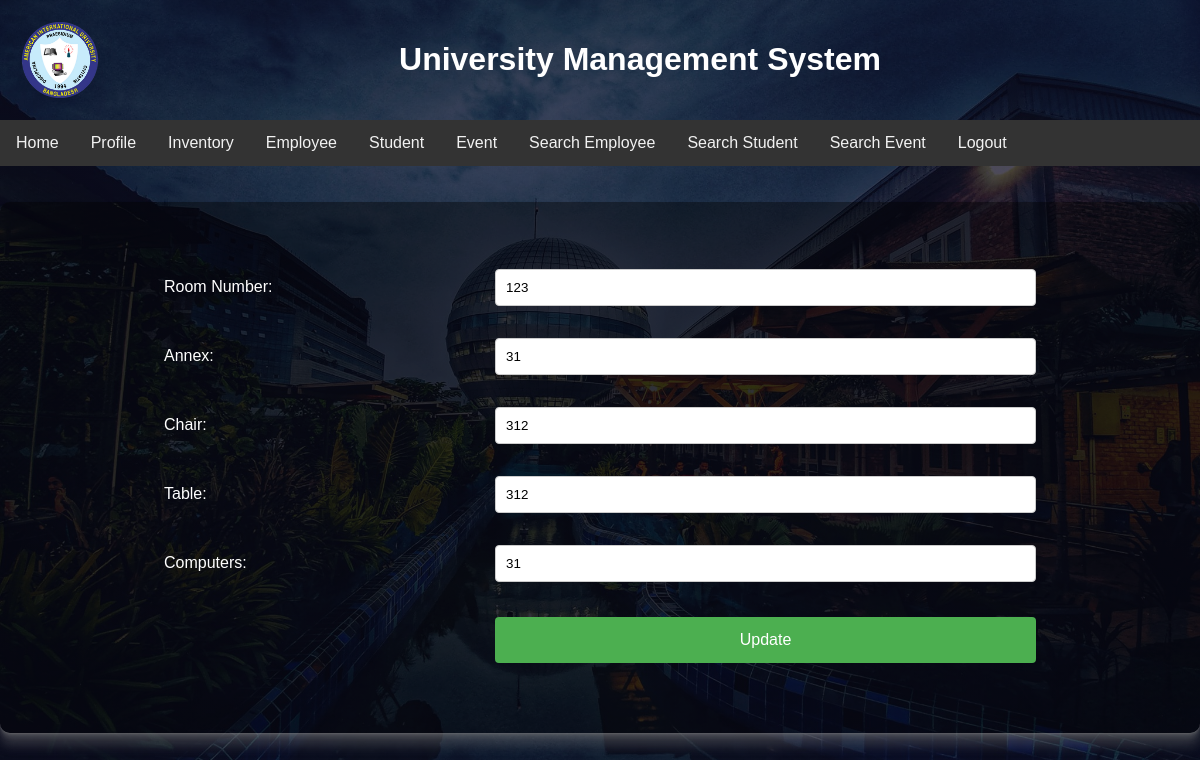
The app's page /Project/views/update.php?id=6 (signed in) with its own data.
### tables this page shows
CREATE TABLE `inventory` (
  `id` int(11) NOT NULL,
  `room_no` int(11) NOT NULL,
  `annex` int(11) NOT NULL,
  `chair` int(11) NOT NULL,
  `tables` int(11) NOT NULL,
  `computer` int(11) NOT NULL
);

### Project/views/update.php (the view, shortened to what this page needs)
<?php include "Navbar2.php"?>
<?php
include_once("../model/connection.php");
?>
<?php
$id = $_GET['id'];
$result = mysqli_query($mysqli, "SELECT * FROM inventory WHERE id=$id");
while($res = mysqli_fetch_array($result))
{
    $room_no= $res['room_no'];
    $annex= $res['annex'];
    $chair= $res['chair'];
    $tables= $res['tables'];
    $computer= $res['computer'];
}
?>
<html>
<head>
    <link rel="stylesheet" type="text/css" href="./update.css">
</head>
<body>
    <br/><br/>
    <form class="login-form" name="form1" method="post" action="">
        <table align="center" border="0">
            <tr>
                <td>Room Number:</td>
                <td><input type="text" name="room_no" value="<?php echo $room_no;?>"></td>
            </tr>
            <tr>
                <td>Annex:</td>
                <td><input type="text" name="annex" value="<?php echo $annex;?>"></td>
            </tr>
            <tr>
                <td>Chair:</td>
                <td><input type="text" name="chair" value="<?php echo $chair;?>"></td>
            </tr>
             <tr>
                <td>Table:</td>
                <td><input type="text" name="tables" value="<?php echo $tables;?>"></td>
            </tr>
             <tr>
                <td>Computers:</td>
                <td><input type="text" name="computer" value="<?php echo $computer;?>"></td>
            </tr>
            <tr>
                <td><input type="hidden" name="id" value=<?php echo $_GET['id'];?>></td>
                <td><input type="submit" name="update" value="Update"></td>
            </tr>
        </table>
    </form>
</body>
</html>

### Project/views/update.css (style rules this page uses)
.login-form { display: flex; flex-direction: column; align-items: center; padding: 50px 40px; color: white; background: rgba(0, 0, 0, 0.4); border-radius: 10px; box-shadow: 0 0.4px 0.4px rgba(128, 128, 128, 0.109), 0 1px 1px rgba(128, 128, 128, 0.155), 0 2.1px 2.1px rgba(128, 128, 128, 0.195), 0 4.4px 4.4px rgba(128, 128, 128, 0.241), 0 12px 12px rgba(128, 128, 128, 0.35); }
table { width: 80%; }
td { padding: 10px; }
input[type="text"] { width: 100%; padding: 10px; margin: 5px 0; box-sizing: border-box; border: 1px solid #ccc; border-radius: 4px; }
input[type="submit"] { width: 100%; background-color: #4caf50; color: white; padding: 14px 20px; margin: 8px 0; border: none; border-radius: 4px; cursor: pointer; font-size: 16px; }

### Project/views/Navbar2.php (style rules this page uses)
* { box-sizing: border-box; }
body { margin: 0; min-height: 100vh; width: 100%; background-image: linear-gradient(rgba(4, 9, 30, 0.7),rgba(4, 9, 30, 0.7)),url(background.jpg); background-position: center; background-size: cover; position: relative; font-family: sans-serif; color: darkgoldenrod; }

### records on screen
inventory: room_no "123", annex "31", chair "312", tables "312", computer "31"
